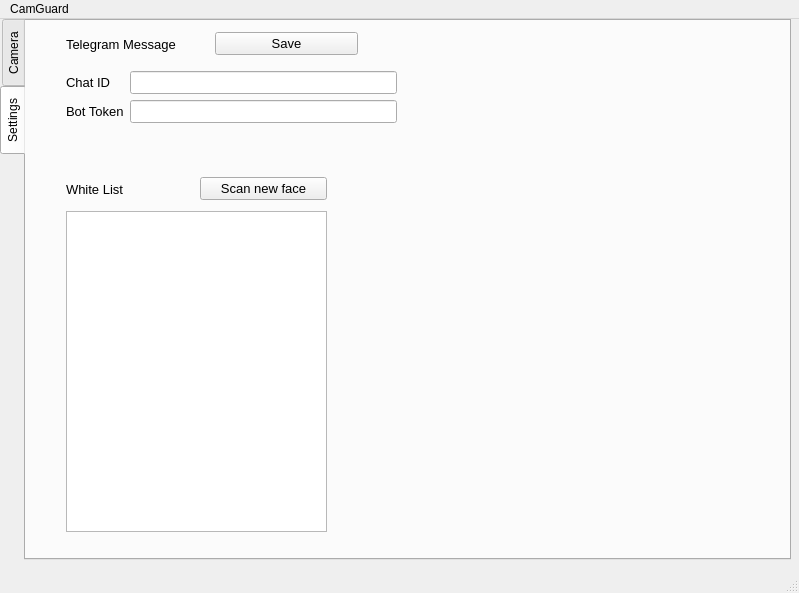
<?xml version="1.0" encoding="UTF-8"?>
<ui version="4.0">
 <class>MainWindow</class>
 <widget class="QMainWindow" name="MainWindow">
  <property name="geometry">
   <rect>
    <x>0</x>
    <y>0</y>
    <width>799</width>
    <height>593</height>
   </rect>
  </property>
  <property name="windowTitle">
   <string>MainWindow</string>
  </property>
  <widget class="QWidget" name="centralwidget">
   <widget class="QTabWidget" name="tabWidget">
    <property name="geometry">
     <rect>
      <x>0</x>
      <y>0</y>
      <width>791</width>
      <height>541</height>
     </rect>
    </property>
    <property name="tabPosition">
     <enum>QTabWidget::TabPosition::West</enum>
    </property>
    <property name="currentIndex">
     <number>1</number>
    </property>
    <widget class="QWidget" name="mainTab">
     <attribute name="title">
      <string>Camera</string>
     </attribute>
     <widget class="QLabel" name="cameraLabel">
      <property name="geometry">
       <rect>
        <x>0</x>
        <y>0</y>
        <width>761</width>
        <height>481</height>
       </rect>
      </property>
      <property name="styleSheet">
       <string notr="true">background-color: #1e1e1e;</string>
      </property>
      <property name="text">
       <string/>
      </property>
     </widget>
     <widget class="QPushButton" name="toggleButton">
      <property name="geometry">
       <rect>
        <x>300</x>
        <y>490</y>
        <width>161</width>
        <height>41</height>
       </rect>
      </property>
      <property name="text">
       <string>Start</string>
      </property>
      <property name="autoDefault">
       <bool>false</bool>
      </property>
      <property name="default">
       <bool>false</bool>
      </property>
      <property name="flat">
       <bool>false</bool>
      </property>
     </widget>
    </widget>
    <widget class="QWidget" name="settingsTab">
     <attribute name="title">
      <string>Settings</string>
     </attribute>
     <widget class="QWidget" name="formLayoutWidget">
      <property name="geometry">
       <rect>
        <x>40</x>
        <y>50</y>
        <width>331</width>
        <height>61</height>
       </rect>
      </property>
      <layout class="QFormLayout" name="formLayout">
       <item row="0" column="0">
        <widget class="QLabel" name="label_2">
         <property name="font">
          <font>
           <pointsize>10</pointsize>
          </font>
         </property>
         <property name="text">
          <string>Chat ID</string>
         </property>
        </widget>
       </item>
       <item row="1" column="0">
        <widget class="QLabel" name="label">
         <property name="font">
          <font>
           <pointsize>10</pointsize>
          </font>
         </property>
         <property name="text">
          <string>Bot Token</string>
         </property>
        </widget>
       </item>
       <item row="0" column="1">
        <widget class="QLineEdit" name="chatIdInput">
         <property name="font">
          <font>
           <pointsize>10</pointsize>
          </font>
         </property>
        </widget>
       </item>
       <item row="1" column="1">
        <widget class="QLineEdit" name="botTokenInput">
         <property name="font">
          <font>
           <pointsize>10</pointsize>
          </font>
         </property>
        </widget>
       </item>
      </layout>
     </widget>
     <widget class="QListWidget" name="listWidget">
      <property name="geometry">
       <rect>
        <x>40</x>
        <y>190</y>
        <width>261</width>
        <height>321</height>
       </rect>
      </property>
     </widget>
     <widget class="QWidget" name="layoutWidget">
      <property name="geometry">
       <rect>
        <x>40</x>
        <y>5</y>
        <width>292</width>
        <height>36</height>
       </rect>
      </property>
      <layout class="QHBoxLayout" name="horizontalLayout">
       <item>
        <widget class="QLabel" name="label_3">
         <property name="font">
          <font>
           <pointsize>10</pointsize>
          </font>
         </property>
         <property name="text">
          <string>Telegram Message</string>
         </property>
        </widget>
       </item>
       <item>
        <widget class="QPushButton" name="saveSettingsButton">
         <property name="font">
          <font>
           <pointsize>10</pointsize>
          </font>
         </property>
         <property name="text">
          <string>Save</string>
         </property>
        </widget>
       </item>
      </layout>
     </widget>
     <widget class="QWidget" name="layoutWidget">
      <property name="geometry">
       <rect>
        <x>40</x>
        <y>150</y>
        <width>261</width>
        <height>36</height>
       </rect>
      </property>
      <layout class="QHBoxLayout" name="horizontalLayout_2">
       <item>
        <widget class="QLabel" name="label_4">
         <property name="font">
          <font>
           <pointsize>10</pointsize>
          </font>
         </property>
         <property name="text">
          <string>White List</string>
         </property>
        </widget>
       </item>
       <item>
        <widget class="QPushButton" name="addUserButton">
         <property name="font">
          <font>
           <pointsize>10</pointsize>
          </font>
         </property>
         <property name="text">
          <string>Scan new face</string>
         </property>
        </widget>
       </item>
      </layout>
     </widget>
    </widget>
   </widget>
  </widget>
  <widget class="QMenuBar" name="menubar">
   <property name="geometry">
    <rect>
     <x>0</x>
     <y>0</y>
     <width>799</width>
     <height>22</height>
    </rect>
   </property>
   <widget class="QMenu" name="menuCamGuard">
    <property name="title">
     <string>CamGuard</string>
    </property>
   </widget>
   <addaction name="menuCamGuard"/>
  </widget>
  <widget class="QStatusBar" name="statusbar"/>
 </widget>
 <resources/>
 <connections/>
</ui>
